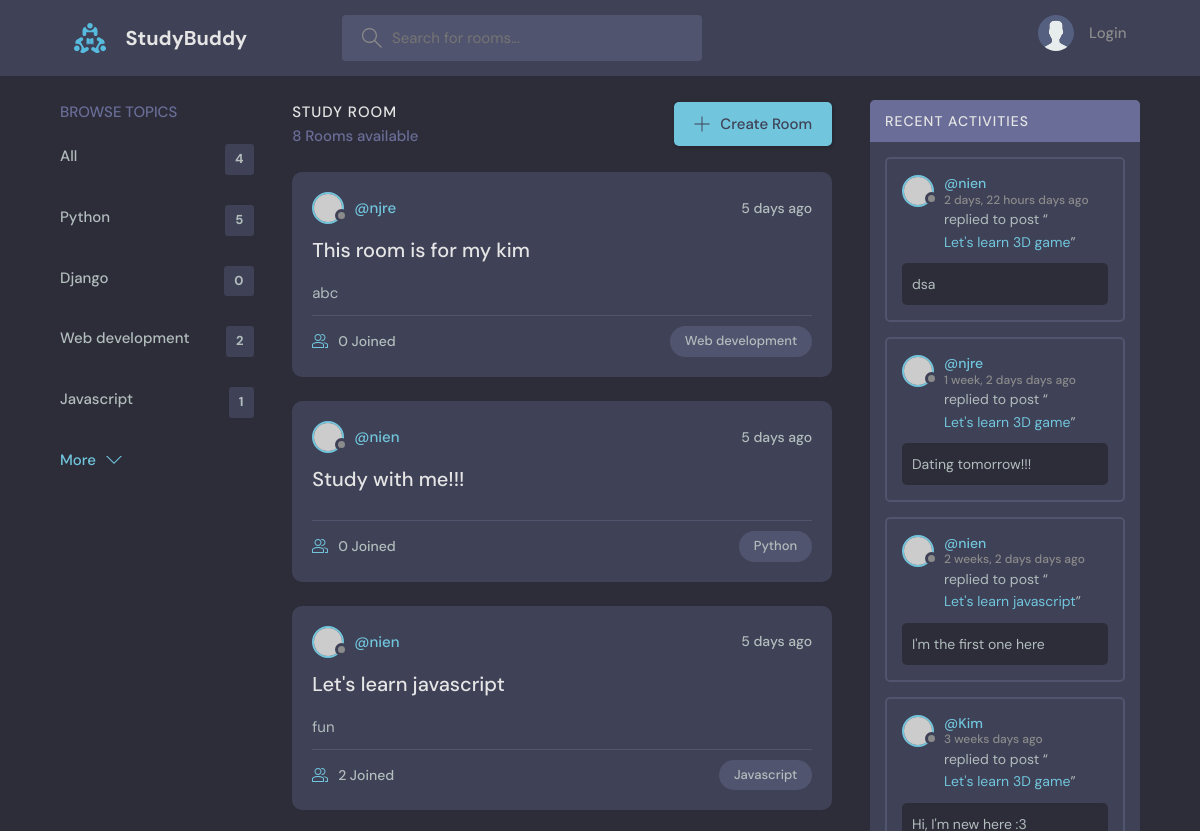
/ (upper part), run on an earlier commit of the app's database.
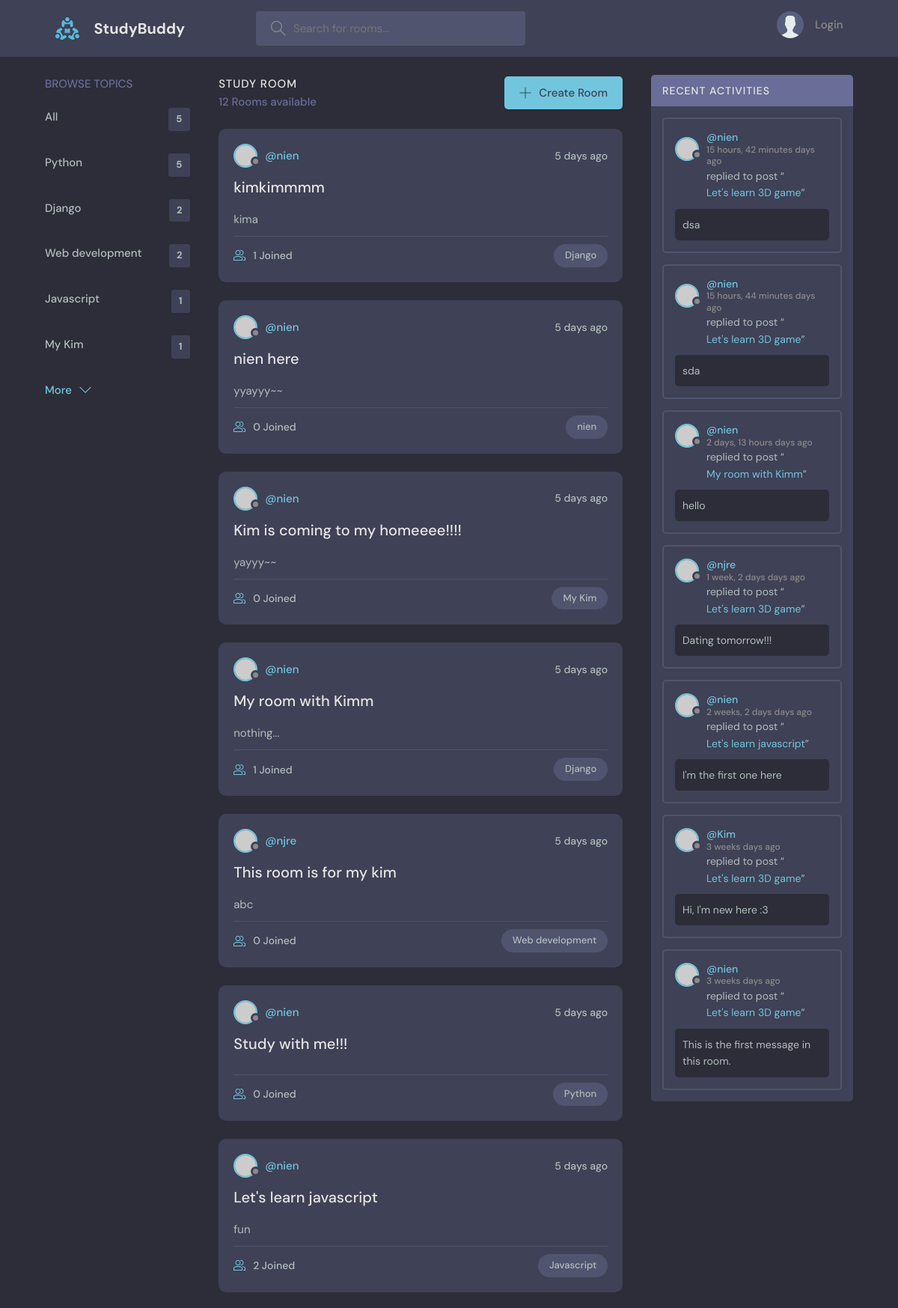
And on a later commit of the database.
### base/models.py (models this page shows, shortened)
class Topic(models.Model):
    name = models.CharField(max_length=200)
    def __str__(self):
        return self.name

class Room(models.Model):
    host = models.ForeignKey(User, on_delete=models.SET_NULL, null=True)
    topic = models.ForeignKey(Topic, on_delete=models.SET_NULL, null=True)
    name = models.CharField(max_length=200)
    description = models.TextField(null=True, blank=True)
    updated = models.DateTimeField(auto_now=True) # update edited time
    created = models.DateTimeField(auto_now_add=True) # time first created instance
    participants = models.ManyToManyField(User, related_name='participants', blank=True)
    class Meta:
        ordering = ['-updated', '-created'] # the newest information from form will appear at first

class Message(models.Model):
    user = models.ForeignKey(User, on_delete=models.CASCADE)
    room = models.ForeignKey(Room, on_delete=models.CASCADE) # When room get deleted, all messages will be deleted as well
    body = models.TextField()
    updated = models.DateTimeField(auto_now=True)
    created = models.DateTimeField(auto_now_add=True)
    class Meta:
        ordering = ['-updated', '-created'] # the newest information from form will appear at first

### base/views.py (the view)
# urls.py: path('', views.home, name='home'),
def home(request):
    q = request.GET.get('q') if request.GET.get('q') != None else ''
    rooms = Room.objects.filter(
        Q(topic__name__icontains=q) |
        Q(name__icontains=q) |
        Q(description__icontains=q)
                                )
    topics = Topic.objects.all()[:5]
    room_count = rooms.count()
    room_messages = Message.objects.filter(
        Q(room__topic__name__icontains=q)
        )
    context = {'rooms': rooms, 'topics': topics, 'room_count': room_count, 'room_messages': room_messages}
    return render(request, 'base/home.html', context)

### base/templates/base/home.html (shortened to what this page needs)
{% extends 'main.html' %} {% block content%}
<main class="layout layout--3">
  <div class="container">
    {% include 'base/topic_component.html' %}
    <div class="roomList">
      <div class="roomList__header">
        <div>
          <h2>Study Room</h2>
          <p>{{room_count}} Rooms available</p>
        </div>
        <a class="btn btn--main" href="{% url 'create-room'  %}">
          <svg
            version="1.1"
            xmlns="http://www.w3.org/2000/svg"
            width="32"
            height="32"
            viewBox="0 0 32 32"
          >
            <title>add</title>
            <path
              d="M16.943 0.943h-1.885v14.115h-14.115v1.885h14.115v14.115h1.885v-14.115h14.115v-1.885h-14.115v-14.115z"
            ></path>
          </svg>
          Create Room
        </a>
      </div>
      {% include 'base/room_list_component.html' %}
    </div>
    {% include 'base/activity_component.html'  %}
  </div>
</main>
{% endblock content %}

### base/templates/base/topic_component.html
<div class="topics">
      <div class="topics__header">
        <h2>Browse Topics</h2>
      </div>
      <ul class="topics__list">
        <li>
            <a href='{% url 'home' %}'>All <span>{{topics.count}}</span></a>
        </li>
        {% for topic in topics %}
            <li>
                <a href='{% url 'home' %}?q={{topic.name}}'>{{topic.name}} <span>{{topic.room_set.all.count}}</span>
                </a>
            </li>
        {% endfor %}
      </ul>
      <a class="btn btn--link" href="{% url 'topics' %}">
        More
        <svg
          version="1.1"
          xmlns="http://www.w3.org/2000/svg"
          width="32"
          height="32"
          viewBox="0 0 32 32"
        >
          <title>chevron-down</title>
          <path d="M16 21l-13-13h-3l16 16 16-16h-3l-13 13z"></path>
        </svg>
      </a>
</div>

### base/templates/base/room_list_component.html (shortened to what this page needs)
{% for room in rooms %}
      <div class="roomListRoom">
        <div class="roomListRoom__header">
          <a href="{% url 'user-profile' room.host.id %}" class="roomListRoom__author">
            <div class="avatar avatar--small">
              <img src="https://randomuser.me/api/portraits/women/11.jpg" />
            </div>
            <span>@{{room.host}}</span>
          </a>
          <div class="roomListRoom__actions">
            <span>5 days ago</span>
          </div>
        </div>
        <div class="roomListRoom__content">
          <a href="{% url 'room' room.id %}">{{room.name}}</a>
          <p>
            {{room.description}}
          </p>
        </div>
        <div class="roomListRoom__meta">
          <a href="room.html" class="roomListRoom__joined">
            {{room.participants.count}} Joined
          </a>
          <p class="roomListRoom__topic">{{room.topic}}</p>
        </div>
      </div>
      {% endfor %}

### base/templates/base/activity_component.html (shortened to what this page needs)
<div class="activities">
      <div class="activities__header">
        <h2>Recent Activities</h2>
      </div>
      {% for message in room_messages %}
      <div class="activities__box">
        <div class="activities__boxHeader roomListRoom__header">
          <a href="{% url 'user-profile' message.user.id %}" class="roomListRoom__author">
            <div class="avatar avatar--small">
              <img src="https://randomuser.me/api/portraits/women/11.jpg" />
            </div>
            <p>
              @{{message.user}}
              <span>{{message.updated|timesince}} days ago</span>
            </p>
          </a>
        </div>
        <div class="activities__boxContent">
          <p>
            replied to post “<a href="{% url 'room' message.room.id %}">{{message.room.name}}</a
            >”
          </p>
          <div class="activities__boxRoomContent">
            {{message.body}}
          </div>
        </div>
      </div>
      {% endfor %}
    </div>

What changed in the data, as far as the page shows it:
removed Message: user "nien", updated "2 days, 22 hours", room.name "Let's learn 3D game", body "dsa"
computed for Topic "Django": room_set.all.count "0" → "2"
added Topic: name "My Kim", room_set.all.count "1"
added Room: host "nien", name "kimkimmmm", description "kima", participants.count "1", topic "Django"
added Room: host "nien", name "nien here", description "yyayyy~~", participants.count "0", topic "nien"
added Room: host "nien", name "Kim is coming to my homeeee!!!!", description "yayyy~~", participants.count "0", topic "My Kim"
added Room: host "nien", name "My room with Kimm", description "nothing...", participants.count "1", topic "Django"
added Message: user "nien", updated "15 hours, 42 minutes", room.name "Let's learn 3D game", body "dsa"
added Message: user "nien", updated "15 hours, 44 minutes", room.name "Let's learn 3D game", body "sda"
added Message: user "nien", updated "2 days, 13 hours", room.name "My room with Kimm", body "hello"
now on this page (row unchanged): Message: user "nien", updated "3 weeks", room.name "Let's learn 3D game", body "This is the first message in this room."
Also different on the page:
{{ topics.count }}: "4" → "5"
{{ room_count }}: "8" → "12"
